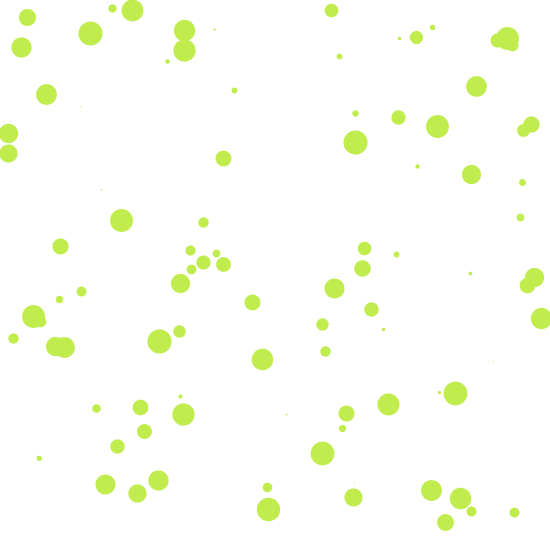
Frame 1 (no input)
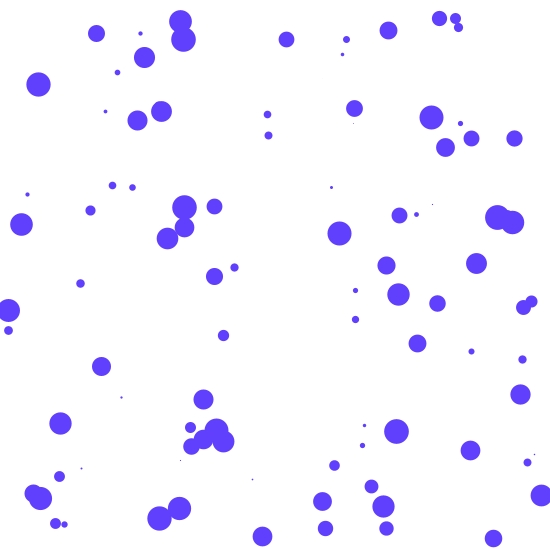
Frame 60 (the mouse pressed at the canvas centre just before this capture)
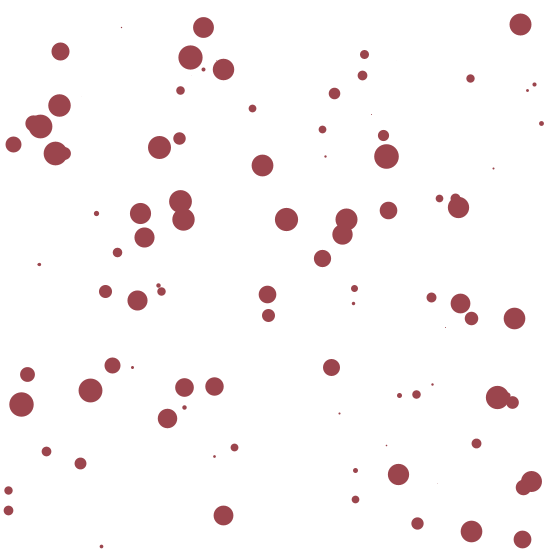
Frame 120 (the mouse held since frame 60 and released just before this capture)

The Processing sketch that drew these frames (run headless with seeded random() and noise(); from frame 60 on, the mouse is pressed at the canvas centre):

// Processing sketch: processing_164754
// ── processing_164754.pde

float[] xCoord = new float[100];
float[] yCoord = new float[100];

void setup(){
size(550,550);
for(int i = 0; i < 100; i++){
xCoord[i] = random(width);
yCoord[i] = random(height);


}
}
 
void draw(){
background(255);
stroke(random(255),random(255),random(255));
for(int i = 0; i < 100; i++){
  strokeWeight(random(25));
point(xCoord[i], yCoord[i]);
yCoord[i] += 3;
if(yCoord[i] > height){
  yCoord[i] = 0;
}

}
}
